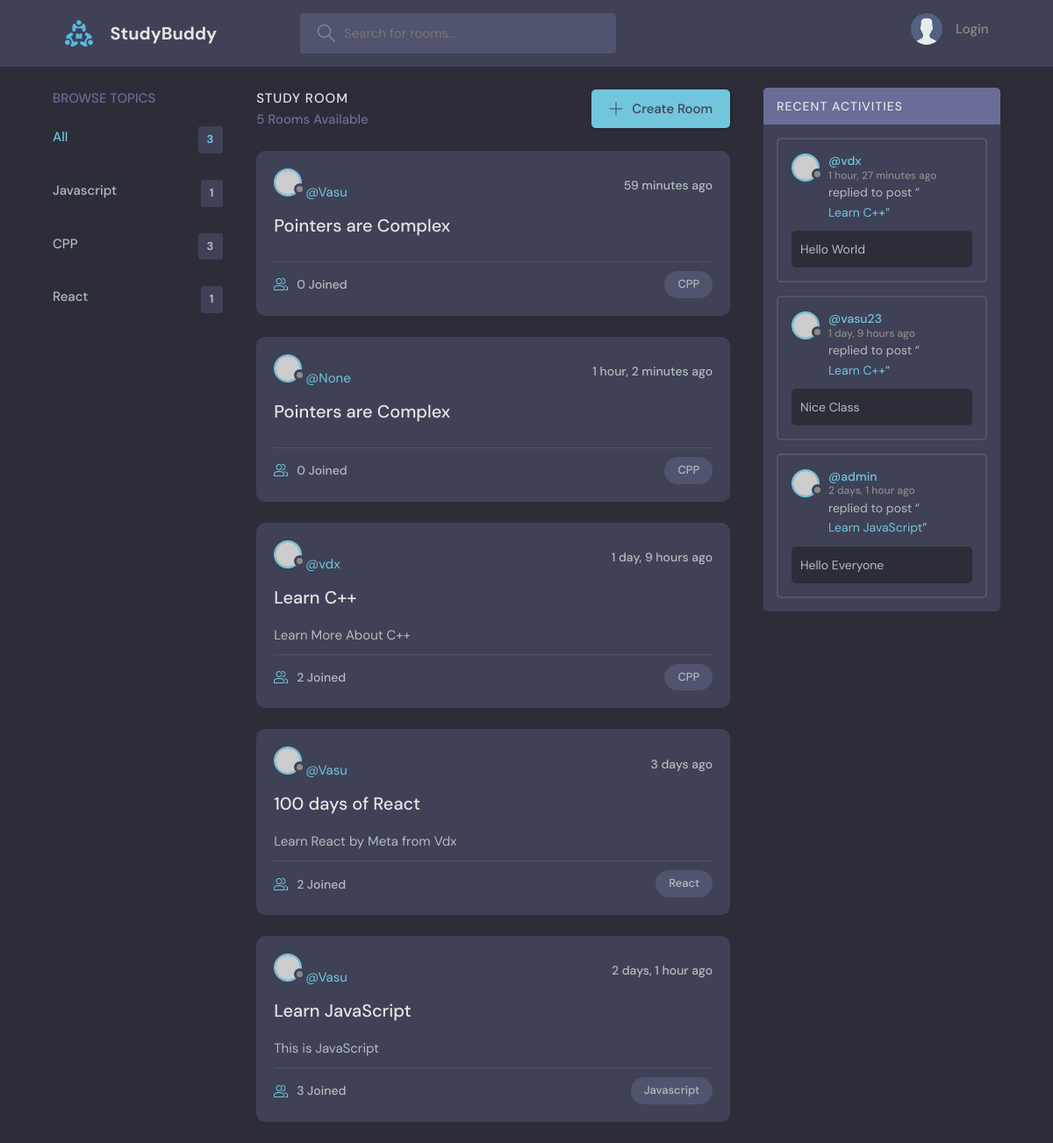
The page / on the database its author committed.
### base/models.py (models this page shows, shortened)
class Topic(models.Model):
    name = models.CharField(max_length=200)

class Room(models.Model):
    host = models.ForeignKey(User, on_delete=models.SET_NULL, null=True)
    topic = models.ForeignKey(Topic, on_delete=models.SET_NULL, null=True)
    name = models.CharField(max_length=200)
    desc = models.TextField(max_length=200, null=True, blank=True)
    updated = models.DateTimeField(auto_now=True)
    created = models.DateTimeField(auto_now_add=True)
    participants = models.ManyToManyField(User, related_name='participants', blank=True)
    class Meta:
        ordering = ['-updated', '-created']
    def __str__(self):
        return self.name

class Message(models.Model):
    user = models.ForeignKey(User, on_delete=models.CASCADE)
    room = models.ForeignKey(Room, on_delete=models.CASCADE)
    body = models.TextField()
    updated = models.DateTimeField(auto_now=True)
    created = models.DateTimeField(auto_now_add=True)
    class Meta:
        ordering = ['-updated', '-created']
    def __str__(self):
        return self.body[0:50]

### base/views.py (the view)
# urls.py: path('', views.home, name='home'),
def home(req):
    q = req.GET.get('q') if req.GET.get('q') != None else ''
    rooms = Room.objects.filter(
        Q(topic__name__icontains=q) |
        Q(name__icontains=q) |
        Q(desc__icontains=q)
        )
    topics = Topic.objects.all()[0:5]
    room_count = rooms.count()
    room_messages = Message.objects.filter(Q(room__topic__name__icontains=q))[0:3]
    context = {'rooms': rooms, 'topics': topics, 'room_count': room_count, 'room_messages': room_messages}
    return render(req, 'base/home.html', context)

### templates/base/home.html (shortened to what this page needs)
{% extends 'main.html' %} {% block content %}
<main class="layout layout--3">
  <div class="container">
    {% include 'base/topic_component.html' %}
    <div class="roomList">
      <div class="roomList__header">
        <div>
          <h2>Study Room</h2>
          <p>{{room_count}} Rooms Available</p>
        </div>
        <a class="btn btn--main" href="{% url 'createroom' %}">
          <svg
            version="1.1"
            xmlns="http://www.w3.org/2000/svg"
            width="32"
            height="32"
            viewBox="0 0 32 32"
          >
            <title>add</title>
            <path
              d="M16.943 0.943h-1.885v14.115h-14.115v1.885h14.115v14.115h1.885v-14.115h14.115v-1.885h-14.115v-14.115z"
            ></path>
          </svg>
          Create Room
        </a>
      </div>
      {% include 'base/feed_component.html' %}
    </div>
    <div class="activities">
      <div class="activities__header">
        <h2>Recent Activities</h2>
      </div>
      {% include 'base/activity_feed.html' %}
    </div>
  </div>
</main>
{% endblock %}

### templates/base/topic_component.html (shortened to what this page needs)
<div class="topics">
  <div class="topics__header">
    <h2>Browse Topics</h2>
  </div>
  <ul class="topics__list">
    <li>
      <a href="{% url 'home' %}" class="active">
        All <span>{{topics.count}}</span></a
      >
    </li>
    {% for topic in topics%}
    <li>
      <a href="{% url 'home' %}?q={{topic.name}}"
        >{{topic.name}} <span>{{topic.room_set.all.count}}</span></a
      >
    </li>
    {%endfor%}
  </ul>
</div>

### templates/base/feed_component.html (shortened to what this page needs)
{% for room in rooms %}
<div class="roomListRoom">
  <div class="roomListRoom__header">
    <a href="{% url 'profile' room.host.id %}">
       <class="roomListRoom__author">
      <div class="avatar avatar--small">
        <img src="https://randomuser.me/api/portraits/women/11.jpg" />
      </div>
      <span>@{{room.host}}</span>
    </a>
    <div class="roomListRoom__actions">
      <span>{{room.created|timesince}} ago</span>
    </div>
  </div>
  <div class="roomListRoom__content">
    <a href="{% url 'room' room.id %}">{{room.name}}</a>
    <p>{{room.desc}}</p>
  </div>
  <div class="roomListRoom__meta">
    <a href="room.html" class="roomListRoom__joined">
      {{room.participants.all.count}} Joined
    </a>
    <p class="roomListRoom__topic">{{room.topic.name}}</p>
  </div>
</div>
{% endfor %}

### templates/base/activity_feed.html (shortened to what this page needs)
{% for message in room_messages %}
<div class="activities__box">
  <div class="activities__boxHeader roomListRoom__header">
    <a href="{% url 'profile' message.user.id %}" class="roomListRoom__author">
      <div class="avatar avatar--small">
        <img src="https://randomuser.me/api/portraits/women/11.jpg" />
      </div>
      <p>
        @{{message.user}}
        <span>{{message.created|timesince}} ago</span>
      </p>
    </a>
  </div>
  <div class="activities__boxContent">
    <p>
      replied to post “<a href="{% url 'room' message.room.id %}"
        >{{message.room}}</a
      >”
    </p>
    <div class="activities__boxRoomContent">{{message.body}}</div>
  </div>
</div>
{% endfor %}

### rows shown on the page
Topic: name "Javascript", room_set.all.count "1"
Topic: name "CPP", room_set.all.count "3"
Topic: name "React", room_set.all.count "1"
Room: host "Vasu", created "59 minutes", name "Pointers are Complex", participants.all.count "0", topic.name "CPP"
Room: host "None", created "1 hour, 2 minutes", name "Pointers are Complex", participants.all.count "0", topic.name "CPP"
Room: host "vdx", created "1 day, 9 hours", name "Learn C++", desc "Learn More About C++", participants.all.count "2", topic.name "CPP"
Room: host "Vasu", created "3 days", name "100 days of React", desc "Learn React by Meta from Vdx", participants.all.count "2", topic.name "React"
Room: host "Vasu", created "2 days, 1 hour", name "Learn JavaScript", desc "This is JavaScript", participants.all.count "3", topic.name "Javascript"
Message: user "vdx", created "1 hour, 27 minutes", room "Learn C++", body "Hello World"
Message: user "vasu23", created "1 day, 9 hours", room "Learn C++", body "Nice Class"
Message: user "admin", created "2 days, 1 hour", room "Learn JavaScript", body "Hello Everyone"

### other values the page prints
{{ topics.count }} "3"
{{ room_count }} "5"
